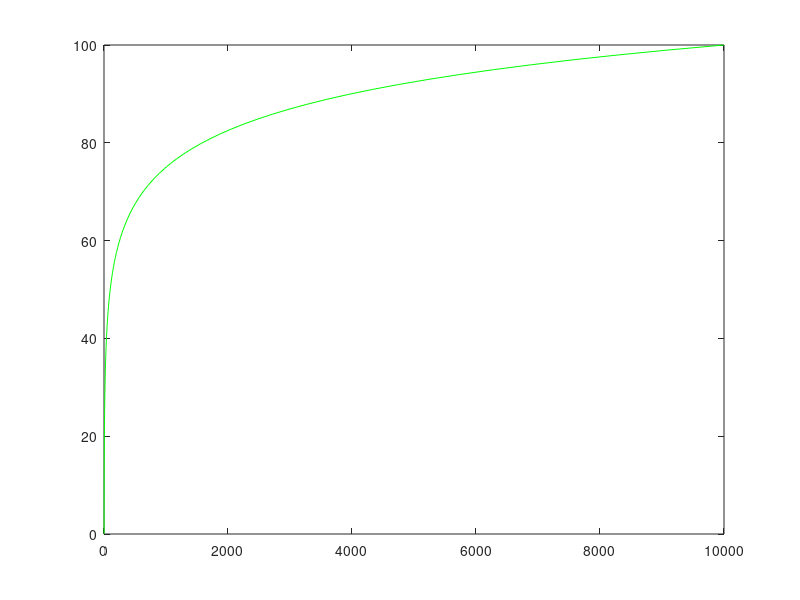

Source code (MATLAB): (Note: this script raises an error after producing the figure.)
clear all;
close all;
format compact;
format shortg;

fprintf('piecewise: go! ++++++++++++++++++++++++++++++++++++++++++++++++++++++++\n');

%base = 10^(3/50);
%limit_end = 1e6;
limit_end = 10000;
base = (limit_end)^(1/100);

logb = @(x) log(x)/log(base);%*100/log10(limit_end);

% plot

x = logspace(0, log10(limit_end), 1e2)';
%x = linspace(1, limit_end, 5e1)';
y = logb(x);

[x,y]

% change this plot here for overall looks
plot(x, y, 'g');
hold on;

y_approx = zeros(length(x), 1);

pieces = 6;
pieceIndex = floor(linspace(1, length(x), pieces+1))';
pointsForI = [x,y]; pointsForI = pointsForI(pieceIndex, :);
pieceIndex = floor(linspace(0, length(x), pieces+1))';
for i = 1:pieces
	v = (pieceIndex(i)+1) : pieceIndex(i+1);
    y_aus(v', :) = pointOnQuadAusgleich(y(v), x(v));
end


plot(x, y_aus, 'b');

%figure;

error_aus = abs(y - y_aus);
plot(x, error_aus, 'r');


format short;
max_err_aus = max(error_aus)
